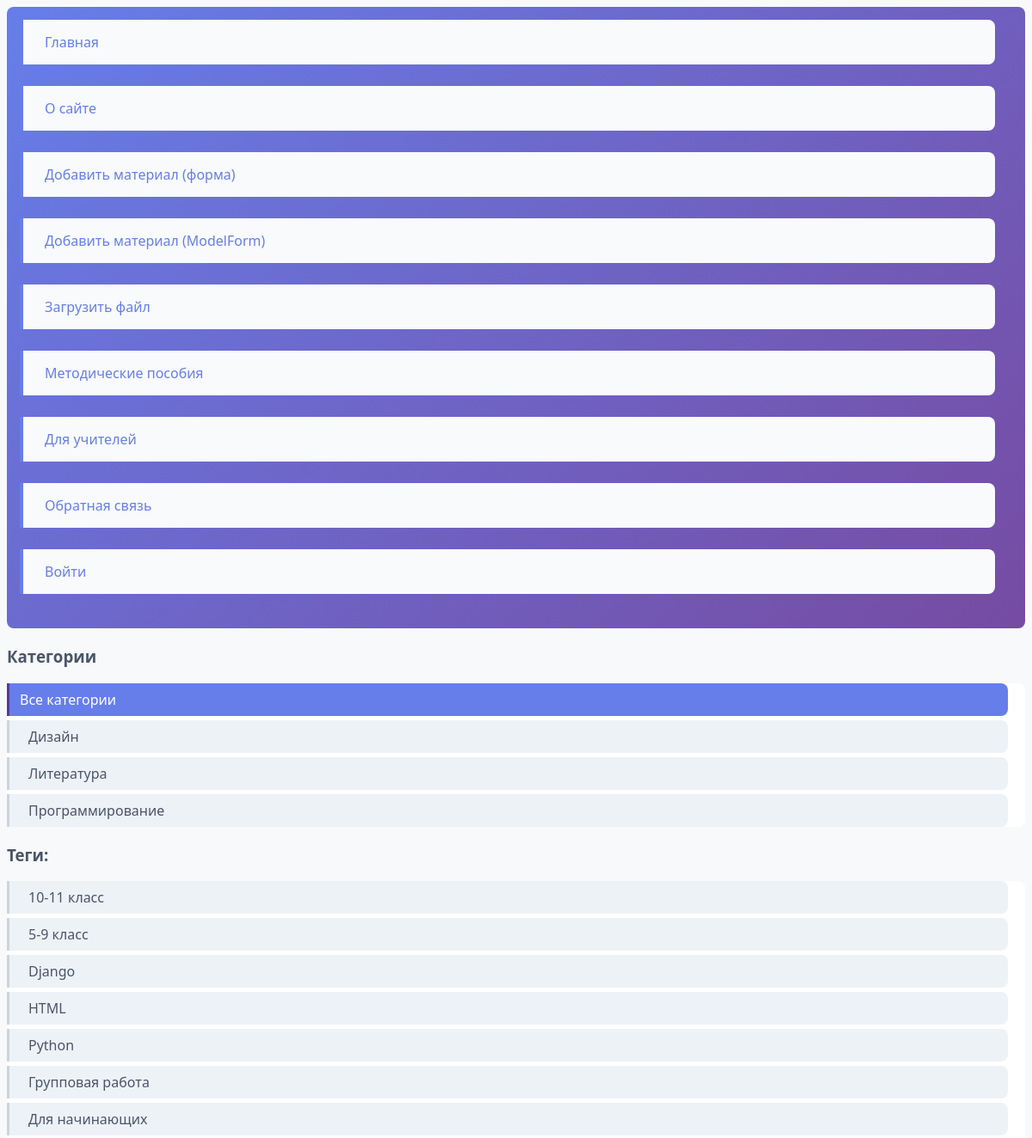
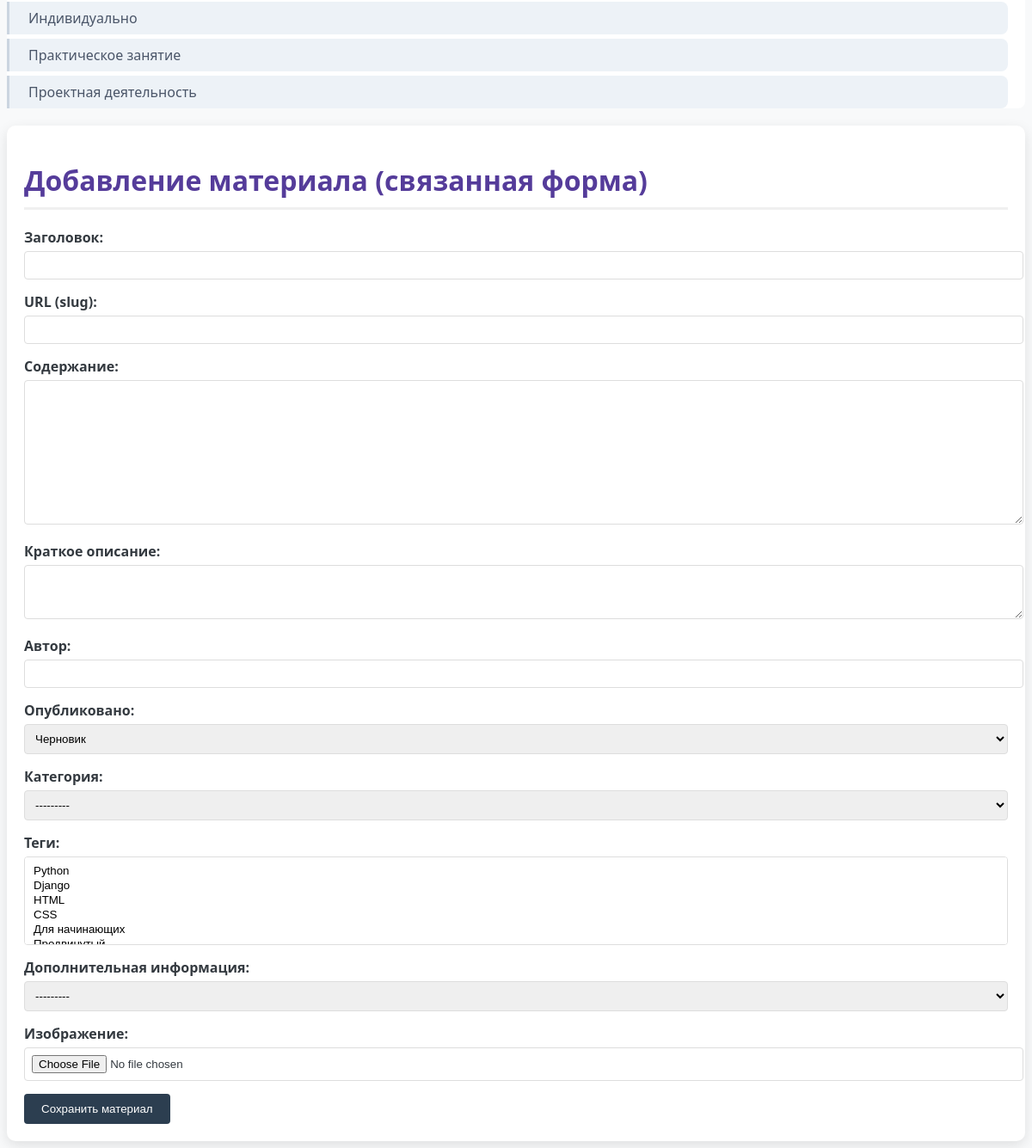
Screenshot of /add-material-model/ with the database file from the repository (2 pictures, top to bottom).
### sites/models.py (models this page shows, shortened)
class Category(models.Model):
    name = models.CharField(max_length=100, db_index=True, verbose_name="Название категории")
    slug = models.SlugField(max_length=255, unique=True, db_index=True, verbose_name="URL")
    class Meta:
        verbose_name = "Категория"
        verbose_name_plural = "Категории"
    def __str__(self):
        return self.name

class TagPost(models.Model):
    tag = models.CharField(max_length=100, db_index=True, verbose_name="Тег")
    slug = models.SlugField(max_length=255, unique=True, db_index=True, verbose_name="URL")
    class Meta:
        verbose_name = "Тег"
        verbose_name_plural = "Теги"
    def __str__(self):
        return self.tag

### sites/views.py (the view)
# urls.py: path('add-material-model/', views.add_material_model, name='add_material_model'),
def add_material_model(request):
    if request.method == 'POST':
        form = AddMaterialModelForm(request.POST, request.FILES)
        if form.is_valid():
            material = form.save()
            print(f"✅ Сохранён материал: {material.title}")
            print(f"✅ Категория: {material.cat.name if material.cat else 'НЕ УСТАНОВЛЕНА'}")
            return redirect('home')
        else:
            print("Ошибки формы:", form.errors)
    else:
        form = AddMaterialModelForm()
    return render(request, 'sites/add_material_model.html', {
        'form': form,
        'title': 'Добавление материала (связанная форма)',
        'menu': menu
    })

### sites/models.py (called while the page is built)
    def __str__(self):
        return f"Инфо для материала (скачиваний: {self.downloads_count})"

### sites/templatetags/sites_tags.py (called while the page is built)
@register.inclusion_tag('sites/list_categories.html')
def show_categories(cat_selected=0):
    cats = Category.objects.annotate(total=Count('materials')).filter(
        total__gt=0,
        materials__is_published=1
    ).distinct()
    return {'cats': cats, 'cat_selected': cat_selected}

@register.inclusion_tag('sites/list_tags.html')
def show_tags():
    tags = TagPost.objects.annotate(total=Count('materials')).filter(
        total__gt=0,
        materials__is_published=1
    ).distinct()
    return {'tags': tags}

### sites/templates/sites/add_material_model.html (shortened to what this page needs)
{% extends 'base.html' %}
{% block content %}
    <h1>{{ title }}</h1>
    <form action="" method="post" enctype="multipart/form-data">
        {% for field in form %}
            <div class="form-field {% if field.errors %}has-error{% endif %}">
                <label class="form-label" for="{{ field.id_for_label }}">
                    {{ field.label }}:
                </label>
                {{ field }}
            </div>
        {% endfor %}
        <button type="submit">Сохранить материал</button>
    </form>
{% endblock %}

### sites/templates/sites/list_categories.html
{% for cat in cats %}
    {% if cat.id == cat_selected %}
        <li class="selected">{{ cat.name }}</li>
    {% else %}
        <li><a href="{% url 'category' cat.slug %}">{{ cat.name }}</a></li>
    {% endif %}
{% endfor %}

### sites/templates/sites/list_tags.html
{% if tags %}
    <h3>Теги:</h3>
    <ul class="tags-list">
        {% for t in tags %}
            <li><a href="{% url 'tag' t.slug %}">{{ t.tag }}</a></li>
        {% endfor %}
    </ul>
{% endif %}

### static/sites/css/styles.css (style rules this page uses)
body { font-family: 'Segoe UI', Tahoma, Geneva, Verdana, sans-serif; background-color: #f8f9fa; color: #343a40; }
ul { background: linear-gradient(135deg, #667eea 0%, #764ba2 100%); padding: 15px; border-radius: 8px; margin: 0 0 20px 0; }
li { display: inline; margin-right: 20px; }
li a { color: white; text-decoration: none; font-weight: 500; padding: 5px 10px; transition: all 0.3s; }
h1 { color: #553c9a; border-bottom: 3px solid #f0f0f0; padding-bottom: 10px; }
h3 { color: #4a5568; margin-top: 20px; }
ul li { display: block; margin-bottom: 25px; padding: 15px; background-color: #f8fafc; border-left: 4px solid #667eea; border-radius: 0 8px 8px 0; }
ul li a { color: #667eea; font-weight: 500; text-decoration: none; }
h3 + ul { background: white; padding: 0; margin: 10px 0 20px 0; }
h3 + ul li { display: block; margin-bottom: 5px; padding: 8px 12px; background-color: #edf2f7; border-left: 3px solid #cbd5e0; }
h3 + ul li a { color: #4a5568; }

### sites/templates/sites/add_material_model.html (style rules this page uses)
.form-field { margin-bottom: 15px; }
.form-label { display: block; font-weight: bold; margin-bottom: 5px; }
.form-input, select { width: 100%; padding: 8px; border: 1px solid #ddd; border-radius: 4px; }
textarea { width: 100%; padding: 8px; border: 1px solid #ddd; border-radius: 4px; }
button { background: #2c3e50; color: white; padding: 10px 20px; border: none; border-radius: 4px; cursor: pointer; }

### rows the page displays
Category: name "Дизайн"
Category: name "Литература"
Category: name "Программирование"
TagPost: tag "10-11 класс"
TagPost: tag "5-9 класс"
TagPost: tag "Django"
TagPost: tag "HTML"
TagPost: tag "Python"
TagPost: tag "Групповая работа"
TagPost: tag "Для начинающих"
TagPost: tag "Индивидуально"
TagPost: tag "Практическое занятие"
TagPost: tag "Проектная деятельность"

### other values shown
{{ item.title }} "Главная" "О сайте" "Добавить материал (форма)" "Добавить материал (ModelForm)" "Загрузить файл" "Методические пособия" "Для учителей" "Обратная связь" "Войти"
{{ title }} "Добавление материала (связанная форма)"
{{ field.label }} "Заголовок" "URL (slug)" "Содержание" "Краткое описание" "Автор" "Опубликовано" "Категория" "Теги" "Дополнительная информация" "Изображение"
